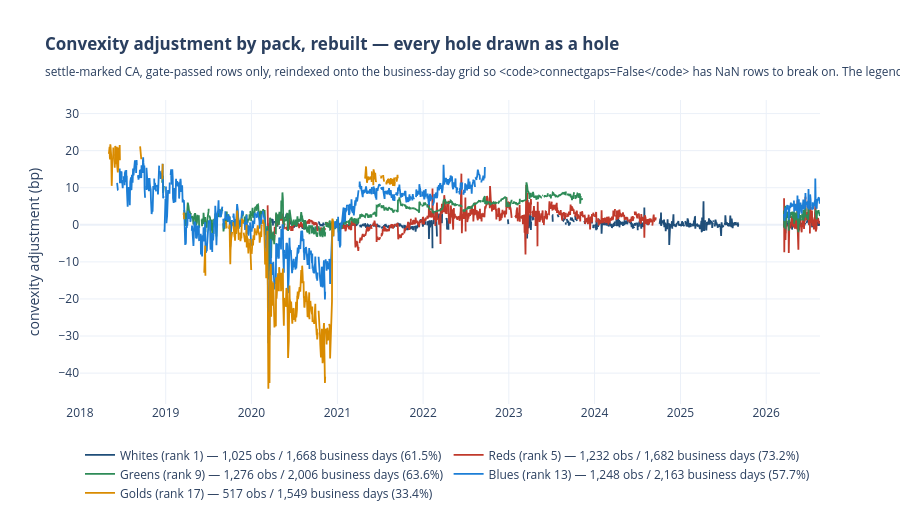

Notebook code cell kept with this figure:
### Code cell
PALETTE = {"Whites (rank 1)": "#1f4e79", "Reds (rank 5)": "#c0392b",
           "Greens (rank 9)": "#2e8b57", "Blues (rank 13)": "#1c7ed6",
           "Golds (rank 17)": "#d98b00"}

figca = go.Figure()
for _name, _s in SERIES.items():
    figca.add_trace(go.Scatter(**CAP.line(
        CAP.bday_reindex(_s, start=CFG.start, end=CFG.end),
        name=f"{_name} — {CAP.coverage_note(_s)}",
        line=dict(color=PALETTE.get(_name), width=1.8))))
figca.update_layout(
    title=("<b>Convexity adjustment by pack, rebuilt — every hole drawn as a hole</b>"
           "<br><sub>settle-marked CA, gate-passed rows only, reindexed onto the "
           "business-day grid so <code>connectgaps=False</code> has NaN rows to "
           "break on. The legend carries each series' observation count.</sub>"),
    yaxis=dict(title="convexity adjustment (bp)"),
    xaxis=dict(title=None), template="plotly_white", height=520,
    legend=dict(orientation="h", yanchor="bottom", y=-0.34, x=0))
figca.show()

### Figure 1 — Plotly figure (JSON) as saved in the notebook; plotly's stock layout.template omitted (floating-point values rounded to 4 significant figures; data arrays with more than 128 entries replaced by an {"elided": "..."} marker saying what was removed)
{"data": [{"connectgaps": false, "line": {"color": "#1f4e79", "width": 1.8}, "mode": "lines", "name": "Whites (rank 1) — 1,025 obs / 1,668 business days (61.5%)", "type": "scatter", "x": {"elided": "2252 str values"}, "y": {"elided": "2252 float values"}}, {"connectgaps": false, "line": {"color": "#c0392b", "width": 1.8}, "mode": "lines", "name": "Reds (rank 5) — 1,232 obs / 1,682 business days (73.2%)", "type": "scatter", "x": {"elided": "2252 str values"}, "y": {"elided": "2252 float values"}}, {"connectgaps": false, "line": {"color": "#2e8b57", "width": 1.8}, "mode": "lines", "name": "Greens (rank 9) — 1,276 obs / 2,006 business days (63.6%)", "type": "scatter", "x": {"elided": "2252 str values"}, "y": {"elided": "2252 float values"}}, {"connectgaps": false, "line": {"color": "#1c7ed6", "width": 1.8}, "mode": "lines", "name": "Blues (rank 13) — 1,248 obs / 2,163 business days (57.7%)", "type": "scatter", "x": {"elided": "2252 str values"}, "y": {"elided": "2252 float values"}}, {"connectgaps": false, "line": {"color": "#d98b00", "width": 1.8}, "mode": "lines", "name": "Golds (rank 17) — 517 obs / 1,549 business days (33.4%)", "type": "scatter", "x": {"elided": "2252 str values"}, "y": {"elided": "2252 float values"}}], "layout": {"height": 520, "legend": {"orientation": "h", "x": 0, "y": -0.34, "yanchor": "bottom"}, "title": {"text": "<b>Convexity adjustment by pack, rebuilt — every hole drawn as a hole</b><br><sub>settle-marked CA, gate-passed rows only, reindexed onto the business-day grid so <code>connectgaps=False</code> has NaN rows to break on. The legend carries each series' observation count.</sub>"}, "xaxis": {"title": {}}, "yaxis": {"title": {"text": "convexity adjustment (bp)"}}}}
